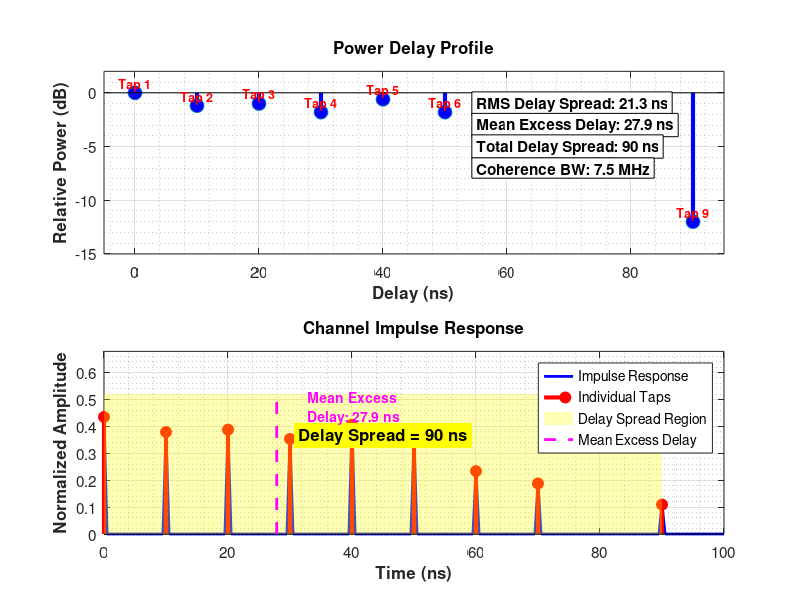

Source code (MATLAB): (Note: this script raises an error after producing the figure.)
% Figure 3: CDL-A Channel Impulse Response and Multipath Characteristics
function generateFigure3()
    % 3GPP CDL-A Channel Model Parameters
    cdl_a_delays_ns = [0, 10, 20, 30, 40, 50, 60, 70, 90];  % 9 taps
    cdl_a_powers_db = [0, -1.2, -1.0, -1.8, -0.6, -1.8, -5.4, -7.3, -12.0];
    
    % Convert to linear scale and normalize
    cdl_a_powers_linear = 10.^(cdl_a_powers_db / 10);
    cdl_a_powers_normalized = cdl_a_powers_linear / sum(cdl_a_powers_linear);
    
    % Calculate channel statistics
    mean_excess_delay = sum(cdl_a_powers_normalized .* cdl_a_delays_ns);
    rms_delay_spread = sqrt(sum(cdl_a_powers_normalized .* ...
                           (cdl_a_delays_ns - mean_excess_delay).^2));
    total_delay_spread = cdl_a_delays_ns(end) - cdl_a_delays_ns(1);
    coherence_bandwidth = 1 / (2 * pi * rms_delay_spread * 1e-9) / 1e6;  % MHz
    
    % Create figure with subplots
    figure('Position', [100, 100, 1200, 900]);
    
    % Top subplot: Power Delay Profile
    subplot(2, 1, 1);
    stem(cdl_a_delays_ns, cdl_a_powers_db, 'LineWidth', 3, 'MarkerSize', 10, ...
         'MarkerFaceColor', 'blue', 'Color', 'blue');
    hold on;
    
    % Add tap labels
    for i = 1:length(cdl_a_delays_ns)
        text(cdl_a_delays_ns(i), cdl_a_powers_db(i) + 0.8, ...
             sprintf('Tap %d', i), 'HorizontalAlignment', 'center', ...
             'FontSize', 9, 'FontWeight', 'bold', 'Color', 'red');
    end
    
    % Add statistics annotations
    text(55, -1, sprintf('RMS Delay Spread: %.1f ns', rms_delay_spread), ...
         'FontSize', 11, 'BackgroundColor', 'white', 'EdgeColor', 'black', ...
         'FontWeight', 'bold');
    text(55, -3, sprintf('Mean Excess Delay: %.1f ns', mean_excess_delay), ...
         'FontSize', 11, 'BackgroundColor', 'white', 'EdgeColor', 'black', ...
         'FontWeight', 'bold');
    text(55, -5, sprintf('Total Delay Spread: %d ns', total_delay_spread), ...
         'FontSize', 11, 'BackgroundColor', 'white', 'EdgeColor', 'black', ...
         'FontWeight', 'bold');
    text(55, -7, sprintf('Coherence BW: %.1f MHz', coherence_bandwidth), ...
         'FontSize', 11, 'BackgroundColor', 'white', 'EdgeColor', 'black', ...
         'FontWeight', 'bold');
    
    % Formatting for top subplot
    grid on; grid minor;
    xlabel('Delay (ns)', 'FontSize', 12, 'FontWeight', 'bold');
    ylabel('Relative Power (dB)', 'FontSize', 12, 'FontWeight', 'bold');
    title('Power Delay Profile', 'FontSize', 14, 'FontWeight', 'bold');
    xlim([-5, 95]);
    ylim([-15, 2]);
    set(gca, 'FontSize', 11);
    
    % Bottom subplot: Channel Impulse Response
    subplot(2, 1, 2);
    
    % Create continuous time axis for smooth visualization
    time_ns = 0:0.5:100;
    impulse_response = zeros(size(time_ns));
    
    % Add impulses at tap locations
    for i = 1:length(cdl_a_delays_ns)
        [~, idx] = min(abs(time_ns - cdl_a_delays_ns(i)));
        impulse_response(idx) = sqrt(cdl_a_powers_normalized(i));
    end
    
    % Plot impulse response
    plot(time_ns, impulse_response, 'b-', 'LineWidth', 2);
    hold on;
    
    % Highlight individual taps with stems
    stem(cdl_a_delays_ns, sqrt(cdl_a_powers_normalized), 'r', ...
         'LineWidth', 3, 'MarkerSize', 8, 'MarkerFaceColor', 'red');
    
    % Add delay spread indication
    delay_spread_height = max(sqrt(cdl_a_powers_normalized)) * 1.2;
    area([0, cdl_a_delays_ns(end)], [delay_spread_height, delay_spread_height], ...
         0, 'FaceColor', 'yellow', 'FaceAlpha', 0.3, 'EdgeColor', 'none');
    text(45, delay_spread_height * 0.7, ...
         sprintf('Delay Spread = %d ns', total_delay_spread), ...
         'HorizontalAlignment', 'center', 'FontSize', 12, ...
         'FontWeight', 'bold', 'BackgroundColor', 'yellow');
    
    % Add RMS delay spread indicator
    line([mean_excess_delay, mean_excess_delay], [0, delay_spread_height], ...
         'Color', 'magenta', 'LineWidth', 2, 'LineStyle', '--');
    text(mean_excess_delay + 5, delay_spread_height * 0.9, ...
         sprintf('Mean Excess\nDelay: %.1f ns', mean_excess_delay), ...
         'FontSize', 10, 'Color', 'magenta', 'FontWeight', 'bold');
    
    % Formatting for bottom subplot
    grid on; grid minor;
    xlabel('Time (ns)', 'FontSize', 12, 'FontWeight', 'bold');
    ylabel('Normalized Amplitude', 'FontSize', 12, 'FontWeight', 'bold');
    title('Channel Impulse Response', 'FontSize', 14, 'FontWeight', 'bold');
    xlim([0, 100]);
    ylim([0, delay_spread_height * 1.3]);
    set(gca, 'FontSize', 11);
    
    % Add legend for bottom subplot
    legend({'Impulse Response', 'Individual Taps', 'Delay Spread Region', 'Mean Excess Delay'}, ...
           'Location', 'northeast', 'FontSize', 10);
    
    % Add overall title
    sgtitle({'Fig. 3: CDL-A Channel Impulse Response and Multipath Characteristics', ...
             '3GPP TR 38.901 CDL-A channel model for realistic urban propagation characteristics'}, ...
            'FontSize', 13, 'FontWeight', 'bold');
    
    % Save figure
    saveas(gcf, 'Figure3_CDL_A_Channel.png', 'png');
    saveas(gcf, 'Figure3_CDL_A_Channel.fig', 'fig');
    
    % Display channel parameters
    fprintf('=== CDL-A Channel Model Parameters ===\n');
    fprintf('Number of taps: %d\n', length(cdl_a_delays_ns));
    fprintf('Delay spread: %d ns\n', total_delay_spread);
    fprintf('RMS delay spread: %.1f ns\n', rms_delay_spread);
    fprintf('Mean excess delay: %.1f ns\n', mean_excess_delay);
    fprintf('Coherence bandwidth: %.1f MHz\n', coherence_bandwidth);
    
    % Print tap information
    fprintf('\n=== Individual Tap Information ===\n');
    fprintf('Tap\tDelay(ns)\tPower(dB)\tNorm Power\n');
    for i = 1:length(cdl_a_delays_ns)
        fprintf('%d\t%d\t\t%.1f\t\t%.3f\n', i, cdl_a_delays_ns(i), ...
                cdl_a_powers_db(i), cdl_a_powers_normalized(i));
    end
